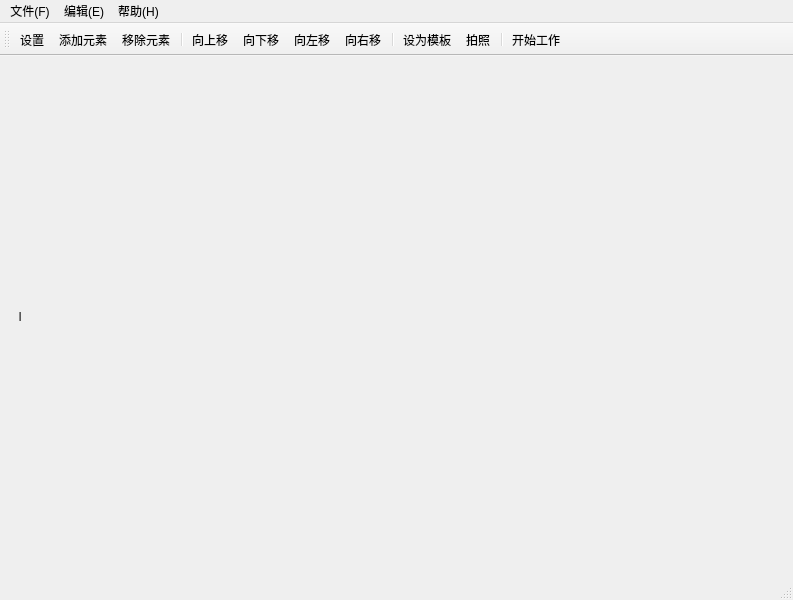
<?xml version="1.0" encoding="UTF-8"?>
<ui version="4.0">
 <class>MainWindow</class>
 <widget class="QMainWindow" name="MainWindow">
  <property name="geometry">
   <rect>
    <x>0</x>
    <y>0</y>
    <width>793</width>
    <height>600</height>
   </rect>
  </property>
  <property name="windowTitle">
   <string>主界面</string>
  </property>
  <widget class="QWidget" name="centralwidget">
   <layout class="QVBoxLayout" name="verticalLayout">
    <item>
     <widget class="QLabel" name="myImageLabel">
      <property name="minimumSize">
       <size>
        <width>0</width>
        <height>0</height>
       </size>
      </property>
      <property name="maximumSize">
       <size>
        <width>16777215</width>
        <height>16777215</height>
       </size>
      </property>
      <property name="text">
       <string>   l</string>
      </property>
     </widget>
    </item>
   </layout>
  </widget>
  <widget class="QMenuBar" name="menubar">
   <property name="geometry">
    <rect>
     <x>0</x>
     <y>0</y>
     <width>793</width>
     <height>23</height>
    </rect>
   </property>
   <widget class="QMenu" name="menu">
    <property name="title">
     <string>文件(F)</string>
    </property>
    <addaction name="create_tm_action"/>
    <addaction name="open_tmpl_action"/>
    <addaction name="save_tm_action"/>
    <addaction name="separator"/>
    <addaction name="exit_action"/>
   </widget>
   <widget class="QMenu" name="menu_2">
    <property name="title">
     <string>编辑(E)</string>
    </property>
    <addaction name="open_camera_action"/>
    <addaction name="close_cam_action"/>
    <addaction name="switch_cap_action"/>
   </widget>
   <widget class="QMenu" name="menu_3">
    <property name="title">
     <string>帮助(H)</string>
    </property>
    <addaction name="about_action"/>
   </widget>
   <addaction name="menu"/>
   <addaction name="menu_2"/>
   <addaction name="menu_3"/>
  </widget>
  <widget class="QStatusBar" name="statusbar"/>
  <widget class="QToolBar" name="toolBar">
   <property name="sizePolicy">
    <sizepolicy hsizetype="Preferred" vsizetype="Maximum">
     <horstretch>0</horstretch>
     <verstretch>0</verstretch>
    </sizepolicy>
   </property>
   <property name="minimumSize">
    <size>
     <width>0</width>
     <height>0</height>
    </size>
   </property>
   <property name="maximumSize">
    <size>
     <width>16777215</width>
     <height>55</height>
    </size>
   </property>
   <property name="sizeIncrement">
    <size>
     <width>0</width>
     <height>55</height>
    </size>
   </property>
   <property name="windowTitle">
    <string>toolBar</string>
   </property>
   <property name="iconSize">
    <size>
     <width>20</width>
     <height>22</height>
    </size>
   </property>
   <property name="toolButtonStyle">
    <enum>Qt::ToolButtonTextUnderIcon</enum>
   </property>
   <property name="floatable">
    <bool>true</bool>
   </property>
   <attribute name="toolBarArea">
    <enum>TopToolBarArea</enum>
   </attribute>
   <attribute name="toolBarBreak">
    <bool>false</bool>
   </attribute>
   <addaction name="settingAction"/>
   <addaction name="addAction"/>
   <addaction name="removeAction"/>
   <addaction name="separator"/>
   <addaction name="upAction"/>
   <addaction name="downAction"/>
   <addaction name="leftAction"/>
   <addaction name="rightAction"/>
   <addaction name="separator"/>
   <addaction name="setTmplAction"/>
   <addaction name="captureAction"/>
   <addaction name="separator"/>
   <addaction name="start_action"/>
  </widget>
  <action name="upAction">
   <property name="icon">
    <iconset resource="E:/study/1软件图标资源/useful/ribo.qrc">
     <normaloff>:/my.qrc/images/71.png</normaloff>:/my.qrc/images/71.png</iconset>
   </property>
   <property name="text">
    <string>向上移</string>
   </property>
   <property name="toolTip">
    <string>向上移</string>
   </property>
  </action>
  <action name="downAction">
   <property name="icon">
    <iconset resource="E:/study/1软件图标资源/useful/ribo.qrc">
     <normaloff>:/my.qrc/images/44.png</normaloff>:/my.qrc/images/44.png</iconset>
   </property>
   <property name="text">
    <string>向下移</string>
   </property>
   <property name="toolTip">
    <string>向下移</string>
   </property>
  </action>
  <action name="leftAction">
   <property name="icon">
    <iconset resource="E:/study/1软件图标资源/useful/ribo.qrc">
     <normaloff>:/my.qrc/images/53.png</normaloff>:/my.qrc/images/53.png</iconset>
   </property>
   <property name="text">
    <string>向左移</string>
   </property>
   <property name="toolTip">
    <string>向左移</string>
   </property>
  </action>
  <action name="rightAction">
   <property name="icon">
    <iconset resource="E:/study/1软件图标资源/useful/ribo.qrc">
     <normaloff>:/my.qrc/images/64.png</normaloff>:/my.qrc/images/64.png</iconset>
   </property>
   <property name="text">
    <string>向右移</string>
   </property>
   <property name="toolTip">
    <string>向右移</string>
   </property>
  </action>
  <action name="removeAction">
   <property name="icon">
    <iconset resource="E:/study/1软件图标资源/useful/ribo.qrc">
     <normaloff>:/my.qrc/images/40.png</normaloff>:/my.qrc/images/40.png</iconset>
   </property>
   <property name="text">
    <string>移除元素</string>
   </property>
   <property name="toolTip">
    <string>移除元素</string>
   </property>
  </action>
  <action name="settingAction">
   <property name="icon">
    <iconset resource="E:/study/1软件图标资源/useful/ribo.qrc">
     <normaloff>:/my.qrc/images/42.png</normaloff>:/my.qrc/images/42.png</iconset>
   </property>
   <property name="text">
    <string>设置</string>
   </property>
   <property name="toolTip">
    <string>设置</string>
   </property>
  </action>
  <action name="open_tmpl_action">
   <property name="text">
    <string>打开模板</string>
   </property>
   <property name="toolTip">
    <string>打开模板</string>
   </property>
  </action>
  <action name="setTmplAction">
   <property name="icon">
    <iconset resource="E:/study/1软件图标资源/useful/ribo.qrc">
     <normaloff>:/my.qrc/images/45.png</normaloff>:/my.qrc/images/45.png</iconset>
   </property>
   <property name="text">
    <string>设为模板</string>
   </property>
   <property name="toolTip">
    <string>设为模板</string>
   </property>
  </action>
  <action name="captureAction">
   <property name="icon">
    <iconset resource="E:/study/1软件图标资源/useful/ribo.qrc">
     <normaloff>:/my.qrc/images/54.png</normaloff>:/my.qrc/images/54.png</iconset>
   </property>
   <property name="text">
    <string>拍照</string>
   </property>
   <property name="toolTip">
    <string>从摄像头获取模板</string>
   </property>
  </action>
  <action name="addAction">
   <property name="icon">
    <iconset resource="E:/study/1软件图标资源/useful/ribo.qrc">
     <normaloff>:/my.qrc/images/35.png</normaloff>:/my.qrc/images/35.png</iconset>
   </property>
   <property name="text">
    <string>添加元素</string>
   </property>
   <property name="toolTip">
    <string>添加元素</string>
   </property>
  </action>
  <action name="exit_action">
   <property name="text">
    <string>退出</string>
   </property>
  </action>
  <action name="about_action">
   <property name="text">
    <string>关于</string>
   </property>
  </action>
  <action name="create_tm_action">
   <property name="text">
    <string>新建模板</string>
   </property>
   <property name="toolTip">
    <string>新建模板</string>
   </property>
  </action>
  <action name="save_tm_action">
   <property name="text">
    <string>保存当前模板</string>
   </property>
   <property name="toolTip">
    <string>保存当前模板</string>
   </property>
  </action>
  <action name="switch_cap_action">
   <property name="text">
    <string>切换摄像头</string>
   </property>
   <property name="toolTip">
    <string>切换已安装的所有摄像头</string>
   </property>
  </action>
  <action name="start_action">
   <property name="checkable">
    <bool>true</bool>
   </property>
   <property name="icon">
    <iconset resource="E:/study/1软件图标资源/useful/ribo.qrc">
     <normaloff>:/my.qrc/images/34.png</normaloff>:/my.qrc/images/34.png</iconset>
   </property>
   <property name="text">
    <string>开始工作</string>
   </property>
   <property name="toolTip">
    <string>开始与模板比较工作</string>
   </property>
  </action>
  <action name="open_camera_action">
   <property name="text">
    <string>打开摄像头</string>
   </property>
  </action>
  <action name="close_cam_action">
   <property name="text">
    <string>关闭摄像头</string>
   </property>
   <property name="toolTip">
    <string>关闭摄像头</string>
   </property>
  </action>
 </widget>
 <resources>
  <include location="E:/study/1软件图标资源/useful/ribo.qrc"/>
 </resources>
 <connections>
  <connection>
   <sender>settingAction</sender>
   <signal>triggered()</signal>
   <receiver>myImageLabel</receiver>
   <slot>clear()</slot>
   <hints>
    <hint type="sourcelabel">
     <x>-1</x>
     <y>-1</y>
    </hint>
    <hint type="destinationlabel">
     <x>417</x>
     <y>325</y>
    </hint>
   </hints>
  </connection>
  <connection>
   <sender>exit_action</sender>
   <signal>triggered()</signal>
   <receiver>MainWindow</receiver>
   <slot>close()</slot>
   <hints>
    <hint type="sourcelabel">
     <x>-1</x>
     <y>-1</y>
    </hint>
    <hint type="destinationlabel">
     <x>396</x>
     <y>299</y>
    </hint>
   </hints>
  </connection>
 </connections>
</ui>
